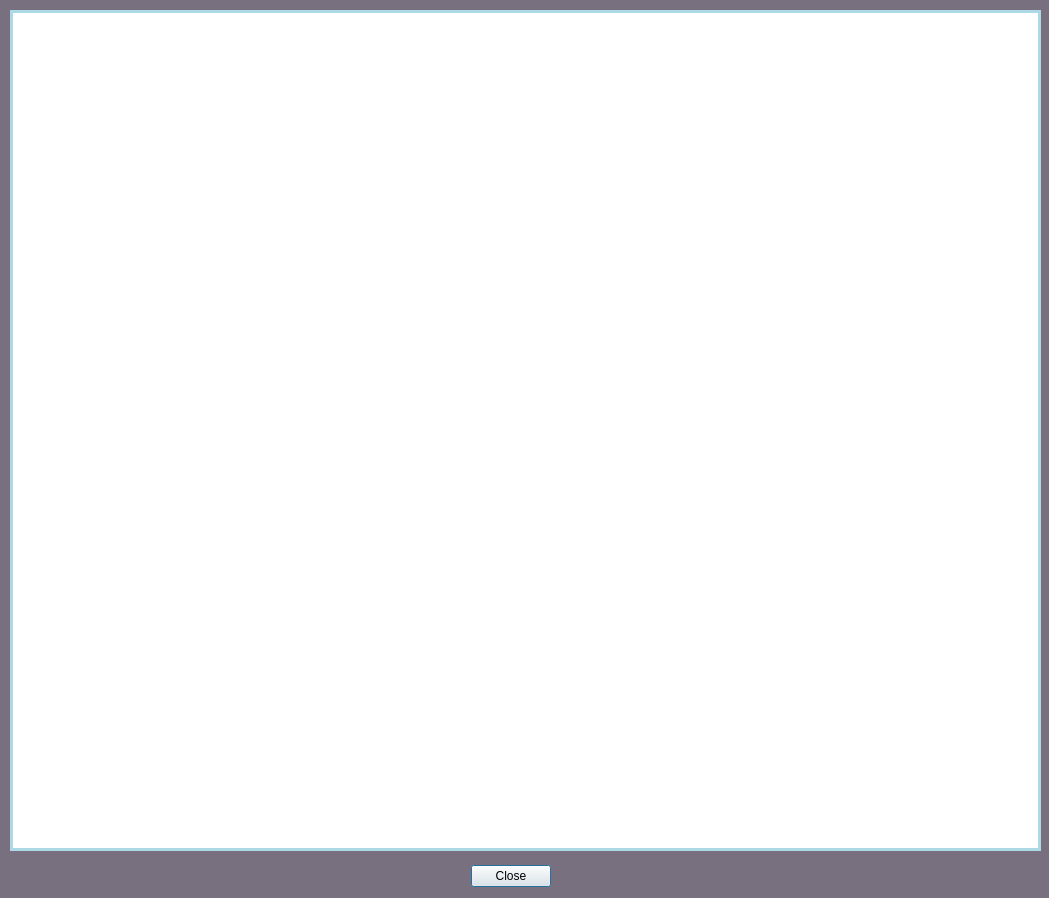
<?xml version="1.0" encoding="UTF-8"?>
<ui version="4.0">
 <class>Dialog</class>
 <widget class="QDialog" name="Dialog">
  <property name="geometry">
   <rect>
    <x>0</x>
    <y>0</y>
    <width>1049</width>
    <height>898</height>
   </rect>
  </property>
  <property name="palette">
   <palette>
    <active>
     <colorrole role="Base">
      <brush brushstyle="SolidPattern">
       <color alpha="255">
        <red>255</red>
        <green>255</green>
        <blue>255</blue>
       </color>
      </brush>
     </colorrole>
     <colorrole role="Window">
      <brush brushstyle="SolidPattern">
       <color alpha="255">
        <red>120</red>
        <green>111</green>
        <blue>127</blue>
       </color>
      </brush>
     </colorrole>
    </active>
    <inactive>
     <colorrole role="Base">
      <brush brushstyle="SolidPattern">
       <color alpha="255">
        <red>255</red>
        <green>255</green>
        <blue>255</blue>
       </color>
      </brush>
     </colorrole>
     <colorrole role="Window">
      <brush brushstyle="SolidPattern">
       <color alpha="255">
        <red>120</red>
        <green>111</green>
        <blue>127</blue>
       </color>
      </brush>
     </colorrole>
    </inactive>
    <disabled>
     <colorrole role="Base">
      <brush brushstyle="SolidPattern">
       <color alpha="255">
        <red>120</red>
        <green>111</green>
        <blue>127</blue>
       </color>
      </brush>
     </colorrole>
     <colorrole role="Window">
      <brush brushstyle="SolidPattern">
       <color alpha="255">
        <red>120</red>
        <green>111</green>
        <blue>127</blue>
       </color>
      </brush>
     </colorrole>
    </disabled>
   </palette>
  </property>
  <property name="windowTitle">
   <string>TadWrapper - PREVIEW</string>
  </property>
  <property name="windowIcon">
   <iconset>
    <normaloff>../IMG/icon.ico</normaloff>../IMG/icon.ico</iconset>
  </property>
  <widget class="QDialogButtonBox" name="buttonBox">
   <property name="geometry">
    <rect>
     <x>460</x>
     <y>860</y>
     <width>91</width>
     <height>32</height>
    </rect>
   </property>
   <property name="orientation">
    <enum>Qt::Horizontal</enum>
   </property>
   <property name="standardButtons">
    <set>QDialogButtonBox::Close</set>
   </property>
  </widget>
  <widget class="QTextEdit" name="preview">
   <property name="geometry">
    <rect>
     <x>10</x>
     <y>10</y>
     <width>1031</width>
     <height>841</height>
    </rect>
   </property>
   <property name="font">
    <font>
     <pointsize>10</pointsize>
    </font>
   </property>
   <property name="styleSheet">
    <string notr="true">border: 3px solid lightblue;</string>
   </property>
   <property name="readOnly">
    <bool>true</bool>
   </property>
  </widget>
 </widget>
 <resources/>
 <connections>
  <connection>
   <sender>buttonBox</sender>
   <signal>accepted()</signal>
   <receiver>Dialog</receiver>
   <slot>accept()</slot>
   <hints>
    <hint type="sourcelabel">
     <x>248</x>
     <y>254</y>
    </hint>
    <hint type="destinationlabel">
     <x>157</x>
     <y>274</y>
    </hint>
   </hints>
  </connection>
  <connection>
   <sender>buttonBox</sender>
   <signal>rejected()</signal>
   <receiver>Dialog</receiver>
   <slot>reject()</slot>
   <hints>
    <hint type="sourcelabel">
     <x>316</x>
     <y>260</y>
    </hint>
    <hint type="destinationlabel">
     <x>286</x>
     <y>274</y>
    </hint>
   </hints>
  </connection>
 </connections>
</ui>
